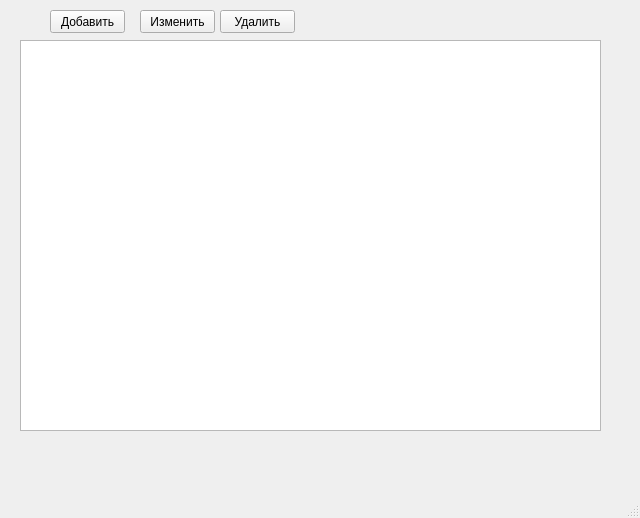
<?xml version="1.0" encoding="UTF-8"?>
<ui version="4.0">
 <class>MainWindow</class>
 <widget class="QMainWindow" name="MainWindow">
  <property name="geometry">
   <rect>
    <x>0</x>
    <y>0</y>
    <width>640</width>
    <height>518</height>
   </rect>
  </property>
  <property name="windowTitle">
   <string>MainWindow</string>
  </property>
  <widget class="QWidget" name="centralwidget">
   <widget class="QPushButton" name="pbt1_1">
    <property name="geometry">
     <rect>
      <x>50</x>
      <y>10</y>
      <width>75</width>
      <height>23</height>
     </rect>
    </property>
    <property name="text">
     <string>Добавить</string>
    </property>
   </widget>
   <widget class="QPushButton" name="pbt3_1">
    <property name="geometry">
     <rect>
      <x>220</x>
      <y>10</y>
      <width>75</width>
      <height>23</height>
     </rect>
    </property>
    <property name="text">
     <string>Удалить</string>
    </property>
   </widget>
   <widget class="QPushButton" name="pbt2_1">
    <property name="geometry">
     <rect>
      <x>140</x>
      <y>10</y>
      <width>75</width>
      <height>23</height>
     </rect>
    </property>
    <property name="text">
     <string>Изменить</string>
    </property>
   </widget>
   <widget class="QTableWidget" name="tb">
    <property name="geometry">
     <rect>
      <x>20</x>
      <y>40</y>
      <width>581</width>
      <height>391</height>
     </rect>
    </property>
   </widget>
   <widget class="QLabel" name="lb">
    <property name="geometry">
     <rect>
      <x>30</x>
      <y>450</y>
      <width>571</width>
      <height>16</height>
     </rect>
    </property>
    <property name="text">
     <string/>
    </property>
   </widget>
  </widget>
  <widget class="QMenuBar" name="menubar">
   <property name="geometry">
    <rect>
     <x>0</x>
     <y>0</y>
     <width>640</width>
     <height>21</height>
    </rect>
   </property>
  </widget>
  <widget class="QStatusBar" name="statusbar"/>
 </widget>
 <resources/>
 <connections/>
</ui>
